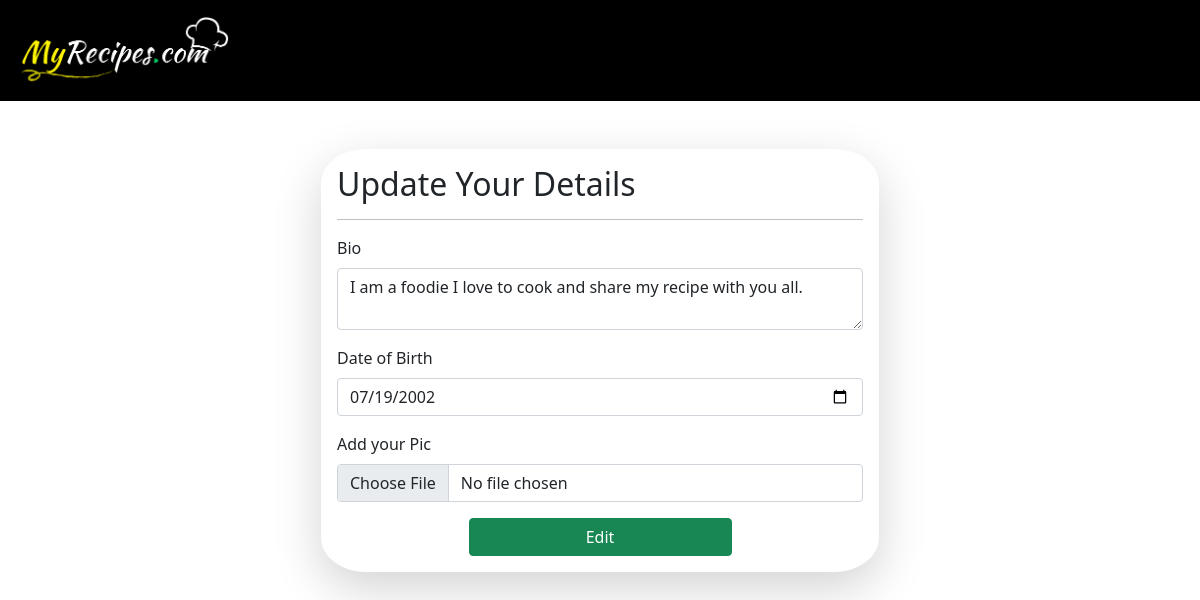
Page /update_profile/1/ on the earlier database version.
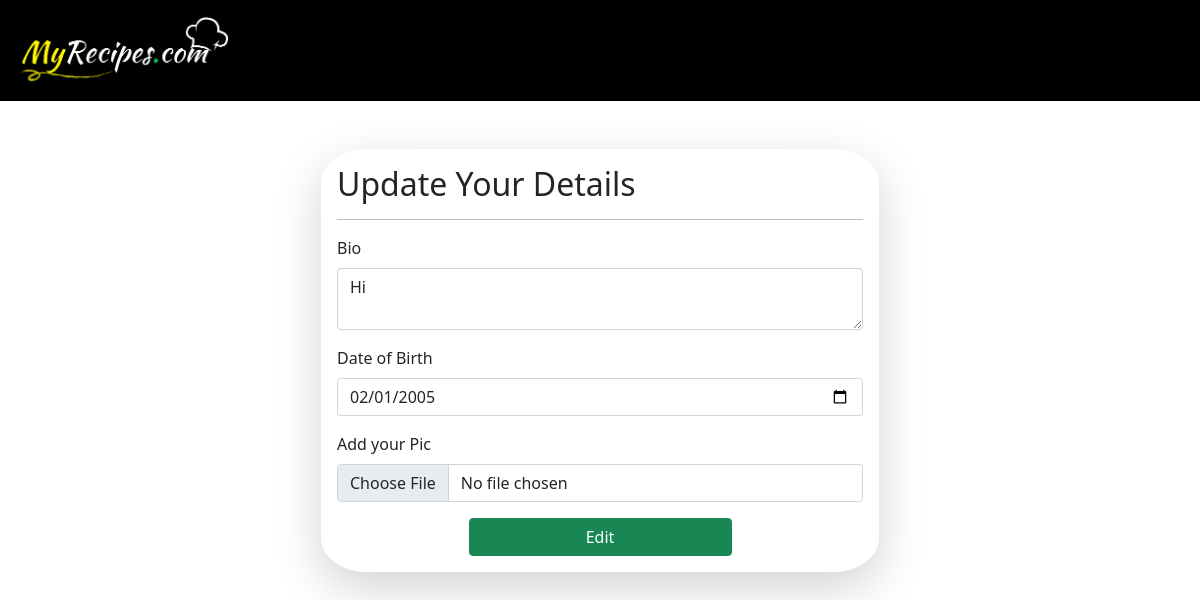
Same page on the later database version.
### myrecpies/models.py (models this page shows, shortened)
class UserProfile(models.Model):
    user = models.OneToOneField(User, on_delete=models.CASCADE)
    profile_pic = models.ImageField(upload_to='profile_pics', blank=True)
    bio = models.TextField(blank=True)
    dob = models.DateField(null=True, blank=True)
    needs_update = models.BooleanField(default=True)

### myrecpies/views.py (the view, shortened to what this page needs)
# urls.py: path('update_profile/<id>/',update_profile, name = 'update_profile'),
def update_profile(request,id):
    queryset = UserProfile.objects.get(id=id)
    context = {'userprofile':queryset}
    return render(request,"updateprofile.html",context)

### myrecpies/templates/updateprofile.html (shortened to what this page needs)
<!DOCTYPE html>
<html lang="en">
<head>
     <link href="https://cdn.jsdelivr.net/npm/bootstrap@5.0.2/dist/css/bootstrap.min.css" rel="stylesheet"
>
</head>
<body>
    <nav class="navbar navbar-expand-lg  navbar-dark" style="background-color: #000000;">
        <div class="container-fluid">
          <div class="collapse navbar-collapse" id="navbarTogglerDemo01">
            <a class="navbar-brand" href="/">
              <img src= "/media/image/Logo.png" alt="Logo" height="75px">
            </a>
          </div>
        </div>
    </nav>
<div class = "container mt-5" style="padding-bottom: 2%;">
    <form class="col-6 mx-auto p-3 shadow-lg" method="POST" enctype="multipart/form-data" style="background-color: rgb(255, 255, 255);border-radius: 8%;">
        <H2>Update Your Details </H2>
        <hr style="color: rgb(0, 0, 0);">
        <div class="mb-3">
          <label for="exampleInputEmail1" class="form-label">Bio</label>
          <textarea class="form-control" name = "bio"  maxlength="200">{{userprofile.bio}}</textarea>
        </div>
        <div class="mb-3">
          <label for="exampleInputEmail1" class="form-label">Date of Birth</label>
          <input name = "dob" type="date" value="{{userprofile.dob|date:'Y-m-d' }}" class="form-control">
        </div>
        <div class="mb-3">
            <label for="exampleInputPassword1" class="form-label">Add your Pic</label>
            <input type= "file" name = "profile_pic" class="form-control">
        </div>
        <div class="d-grid gap-2 col-6 mx-auto">
            <button type="submit" class="btn btn-success ">Edit</button>
            </div>
    </form>
</div>
</body>
</html>

Differences in the rows shown:
changed UserProfile: bio "I am a foodie I love to cook and share my recipe with you all." → "Hi"; dob "07/19/2002" → "02/01/2005"
